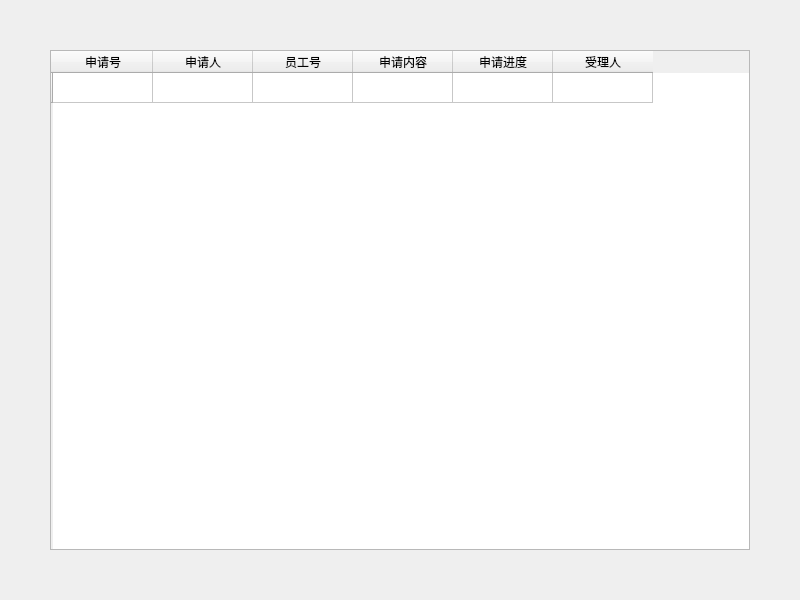
<?xml version="1.0" encoding="UTF-8"?>
<ui version="4.0">
 <class>MyApply_Emp</class>
 <widget class="QWidget" name="MyApply_Emp">
  <property name="geometry">
   <rect>
    <x>0</x>
    <y>0</y>
    <width>800</width>
    <height>600</height>
   </rect>
  </property>
  <property name="windowTitle">
   <string>Widget</string>
  </property>
  <layout class="QGridLayout" name="gridLayout">
   <property name="leftMargin">
    <number>50</number>
   </property>
   <property name="topMargin">
    <number>50</number>
   </property>
   <property name="rightMargin">
    <number>50</number>
   </property>
   <property name="bottomMargin">
    <number>50</number>
   </property>
   <item row="0" column="0">
    <widget class="QTableWidget" name="tableWidget">
     <row>
      <property name="text">
       <string/>
      </property>
     </row>
     <column>
      <property name="text">
       <string>申请号</string>
      </property>
     </column>
     <column>
      <property name="text">
       <string>申请人</string>
      </property>
     </column>
     <column>
      <property name="text">
       <string>员工号</string>
      </property>
     </column>
     <column>
      <property name="text">
       <string>申请内容</string>
      </property>
     </column>
     <column>
      <property name="text">
       <string>申请进度</string>
      </property>
     </column>
     <column>
      <property name="text">
       <string>受理人</string>
      </property>
     </column>
    </widget>
   </item>
  </layout>
 </widget>
 <resources/>
 <connections/>
</ui>
